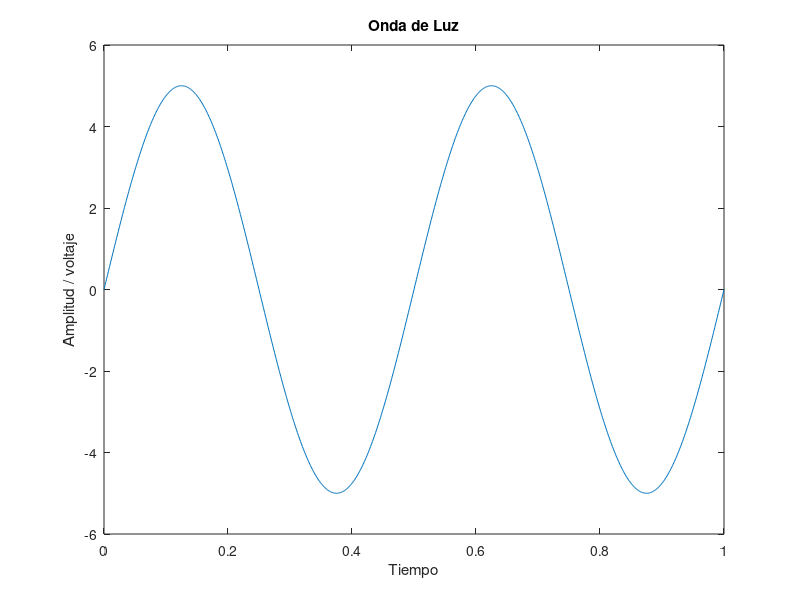

Write MATLAB code to recreate this figure.
clc; close all; clear all;

%Generar una senal de amplitud de 12, frecuencia de 7 hz, fase de 0 y Fm
%variable
A=5;    %Amplitud
F=2;    %Frecuencia de 7Hz
Fm=1000 %Frecuencia de muestreo, 1000 muestras por segundo
n=0:1/Fm:1;     %Declaracion de mi tiempo discreto
Fase=0; %Fase
X=A*sin(2*pi*F*n+Fase); %Se genera la senal senoidal
figure(),plot(n,X)
xlabel("Tiempo")
ylabel("Amplitud / voltaje")
title("Onda de Luz")